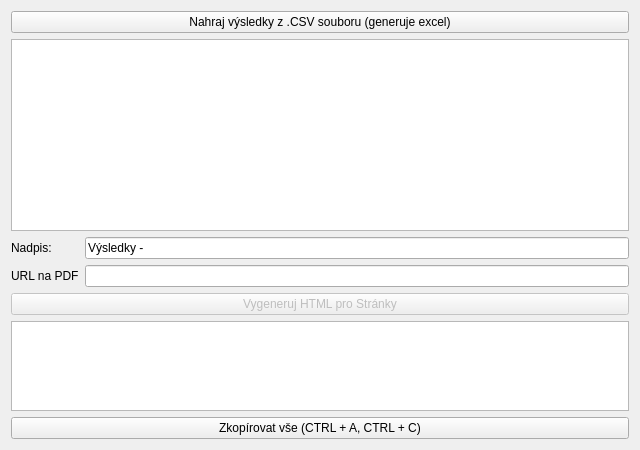
<?xml version="1.0" encoding="UTF-8"?>
<ui version="4.0">
 <class>ResultsWindow</class>
 <widget class="QWidget" name="ResultsWindow">
  <property name="geometry">
   <rect>
    <x>0</x>
    <y>0</y>
    <width>640</width>
    <height>450</height>
   </rect>
  </property>
  <property name="sizePolicy">
   <sizepolicy hsizetype="Fixed" vsizetype="Fixed">
    <horstretch>0</horstretch>
    <verstretch>0</verstretch>
   </sizepolicy>
  </property>
  <property name="windowTitle">
   <string>Pekelník - Výsledky</string>
  </property>
  <property name="windowIcon">
   <iconset resource="img.qrc">
    <normaloff>:/logo/favicon-32x321.png</normaloff>:/logo/favicon-32x321.png</iconset>
  </property>
  <layout class="QVBoxLayout" name="verticalLayout" stretch="0,0,0,0,5,0">
   <item>
    <layout class="QHBoxLayout" name="horizontalLayout">
     <item>
      <widget class="QPushButton" name="loadFromCSV">
       <property name="text">
        <string>Nahraj výsledky z .CSV souboru (generuje excel)</string>
       </property>
      </widget>
     </item>
    </layout>
   </item>
   <item>
    <widget class="QTableView" name="resultsTableV"/>
   </item>
   <item>
    <layout class="QFormLayout" name="formLayout">
     <item row="0" column="0">
      <widget class="QLabel" name="label">
       <property name="text">
        <string>Nadpis:</string>
       </property>
      </widget>
     </item>
     <item row="0" column="1">
      <widget class="QLineEdit" name="highlightEdit">
       <property name="text">
        <string>Výsledky - </string>
       </property>
      </widget>
     </item>
     <item row="1" column="0">
      <widget class="QLabel" name="label_2">
       <property name="text">
        <string>URL na PDF</string>
       </property>
      </widget>
     </item>
     <item row="1" column="1">
      <widget class="QLineEdit" name="pdfUrlEdit"/>
     </item>
    </layout>
   </item>
   <item>
    <layout class="QHBoxLayout" name="horizontalLayout_2" stretch="1">
     <item>
      <widget class="QPushButton" name="generateHtmlBtn">
       <property name="enabled">
        <bool>false</bool>
       </property>
       <property name="text">
        <string>Vygeneruj HTML pro Stránky</string>
       </property>
      </widget>
     </item>
    </layout>
   </item>
   <item>
    <widget class="QPlainTextEdit" name="htmlPText"/>
   </item>
   <item>
    <widget class="QPushButton" name="copyBtn">
     <property name="text">
      <string>Zkopírovat vše (CTRL + A, CTRL + C)</string>
     </property>
    </widget>
   </item>
  </layout>
 </widget>
 <resources>
  <include location="img.qrc"/>
 </resources>
 <connections>
  <connection>
   <sender>copyBtn</sender>
   <signal>clicked()</signal>
   <receiver>htmlPText</receiver>
   <slot>selectAll()</slot>
   <hints>
    <hint type="sourcelabel">
     <x>515</x>
     <y>490</y>
    </hint>
    <hint type="destinationlabel">
     <x>527</x>
     <y>412</y>
    </hint>
   </hints>
  </connection>
  <connection>
   <sender>copyBtn</sender>
   <signal>clicked()</signal>
   <receiver>htmlPText</receiver>
   <slot>copy()</slot>
   <hints>
    <hint type="sourcelabel">
     <x>447</x>
     <y>483</y>
    </hint>
    <hint type="destinationlabel">
     <x>447</x>
     <y>364</y>
    </hint>
   </hints>
  </connection>
 </connections>
</ui>
